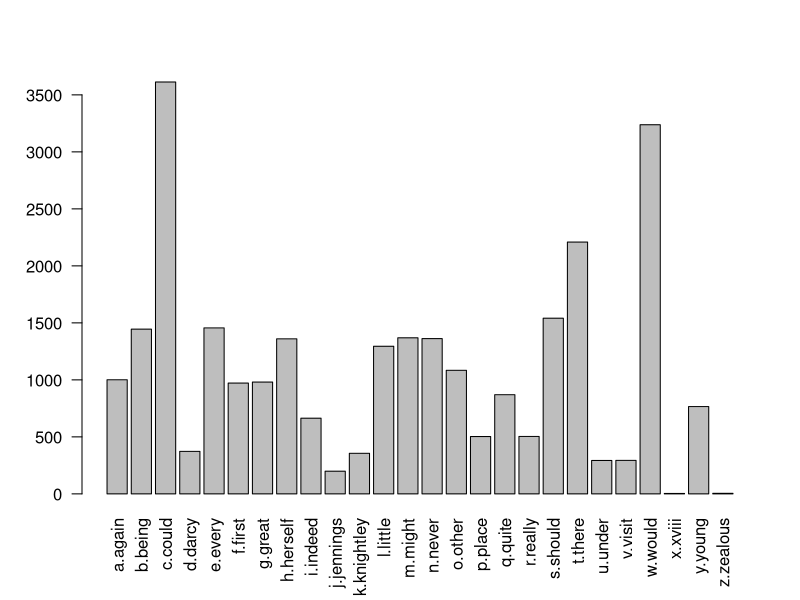

R code for this plot:
library(janeaustenr)
library(parallel)
library(stringr)

extract_words <- function(book_name) {
  text <- subset(austen_books(), book == book_name)$text
  str_extract_all(text, boundary("word")) %>% unlist %>% tolower
}
janeausten_words <- function() {
  books <- austen_books()$book %>% unique %>% as.character
  words <- sapply(books, extract_words) %>% unlist
  words
}
max_frequency <- function(letter, words, min_length = 1) {
  w <- select_words(letter, words = words, min_length = min_length)
  frequency <- table(w) 
  frequency[which.max(frequency)]
}
select_words <- function(letter, words, min_length = 1) {
  min_length_words <- words[nchar(words) >= min_length]
  grep(paste0("^", letter), min_length_words, value = TRUE)
}


a <- janeausten_words()

letters <- letters

print(letters)

b <- sapply(letters, function(letter) max_frequency(letter,a,min_length = 5))

print(b)


print(barplot(b, las = 2))
